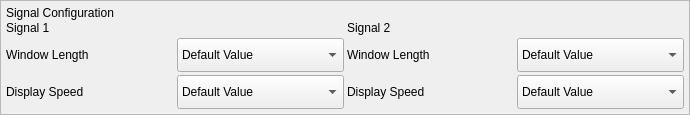
       <widget class="QFrame" name="RTSignalVizConfigFrame">
        <property name="sizePolicy">
         <sizepolicy hsizetype="Expanding" vsizetype="Preferred">
          <horstretch>0</horstretch>
          <verstretch>2</verstretch>
         </sizepolicy>
        </property>
        <property name="minimumSize">
         <size>
          <width>690</width>
          <height>90</height>
         </size>
        </property>
        <property name="maximumSize">
         <size>
          <width>16777215</width>
          <height>150</height>
         </size>
        </property>
        <property name="frameShape">
         <enum>QFrame::StyledPanel</enum>
        </property>
        <property name="frameShadow">
         <enum>QFrame::Raised</enum>
        </property>
        <layout class="QVBoxLayout" name="verticalLayout_8">
         <property name="spacing">
          <number>1</number>
         </property>
         <property name="leftMargin">
          <number>5</number>
         </property>
         <property name="topMargin">
          <number>5</number>
         </property>
         <property name="rightMargin">
          <number>5</number>
         </property>
         <property name="bottomMargin">
          <number>5</number>
         </property>
         <item>
          <widget class="QLabel" name="label_2">
           <property name="text">
            <string>Signal Configuration</string>
           </property>
          </widget>
         </item>
         <item>
          <layout class="QGridLayout" name="RTConfigGrid">
           <property name="spacing">
            <number>3</number>
           </property>
           <item row="0" column="0">
            <widget class="QLabel" name="Signal1">
             <property name="text">
              <string>Signal 1</string>
             </property>
            </widget>
           </item>
           <item row="2" column="0">
            <layout class="QHBoxLayout" name="WindowLengthIn_2">
             <item>
              <widget class="QLabel" name="label_9">
               <property name="text">
                <string>Display Speed</string>
               </property>
              </widget>
             </item>
             <item>
              <widget class="QComboBox" name="comboBox_6">
               <property name="minimumSize">
                <size>
                 <width>0</width>
                 <height>34</height>
                </size>
               </property>
               <property name="sizeIncrement">
                <size>
                 <width>0</width>
                 <height>1</height>
                </size>
               </property>
               <property name="styleSheet">
                <string notr="true"/>
               </property>
               <item>
                <property name="text">
                 <string>Default Value</string>
                </property>
               </item>
              </widget>
             </item>
            </layout>
           </item>
           <item row="1" column="0">
            <layout class="QHBoxLayout" name="SampleCountIn_2">
             <item>
              <widget class="QLabel" name="label_10">
               <property name="text">
                <string>Window Length</string>
               </property>
              </widget>
             </item>
             <item>
              <widget class="QComboBox" name="comboBox_10">
               <property name="minimumSize">
                <size>
                 <width>0</width>
                 <height>34</height>
                </size>
               </property>
               <property name="sizeIncrement">
                <size>
                 <width>0</width>
                 <height>1</height>
                </size>
               </property>
               <property name="styleSheet">
                <string notr="true"/>
               </property>
               <item>
                <property name="text">
                 <string>Default Value</string>
                </property>
               </item>
              </widget>
             </item>
            </layout>
           </item>
           <item row="0" column="1">
            <widget class="QLabel" name="Signal2">
             <property name="text">
              <string>Signal 2</string>
             </property>
            </widget>
           </item>
           <item row="1" column="1">
            <layout class="QHBoxLayout" name="WindowLengthIn">
             <item>
              <widget class="QLabel" name="label_12">
               <property name="text">
                <string>Window Length</string>
               </property>
              </widget>
             </item>
             <item>
              <widget class="QComboBox" name="comboBox_11">
               <property name="minimumSize">
                <size>
                 <width>0</width>
                 <height>34</height>
                </size>
               </property>
               <property name="sizeIncrement">
                <size>
                 <width>0</width>
                 <height>1</height>
                </size>
               </property>
               <property name="styleSheet">
                <string notr="true"/>
               </property>
               <item>
                <property name="text">
                 <string>Default Value</string>
                </property>
               </item>
              </widget>
             </item>
            </layout>
           </item>
           <item row="2" column="1">
            <layout class="QHBoxLayout" name="SampleCountIn">
             <item>
              <widget class="QLabel" name="label_11">
               <property name="text">
                <string>Display Speed</string>
               </property>
              </widget>
             </item>
             <item>
              <widget class="QComboBox" name="comboBox_9">
               <property name="minimumSize">
                <size>
                 <width>0</width>
                 <height>34</height>
                </size>
               </property>
               <property name="sizeIncrement">
                <size>
                 <width>0</width>
                 <height>1</height>
                </size>
               </property>
               <property name="styleSheet">
                <string notr="true"/>
               </property>
               <item>
                <property name="text">
                 <string>Default Value</string>
                </property>
               </item>
              </widget>
             </item>
            </layout>
           </item>
          </layout>
         </item>
        </layout>
       </widget>
